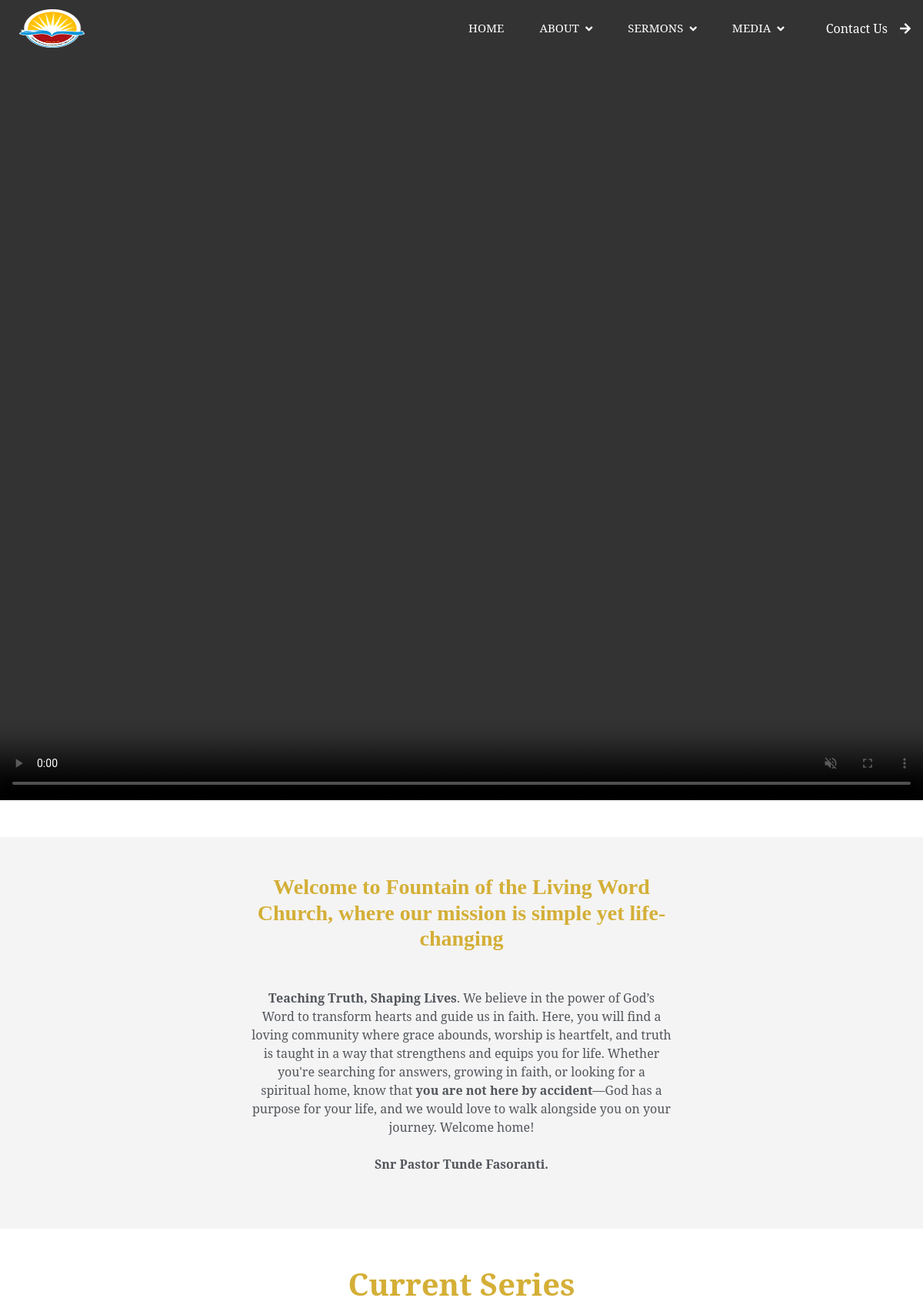
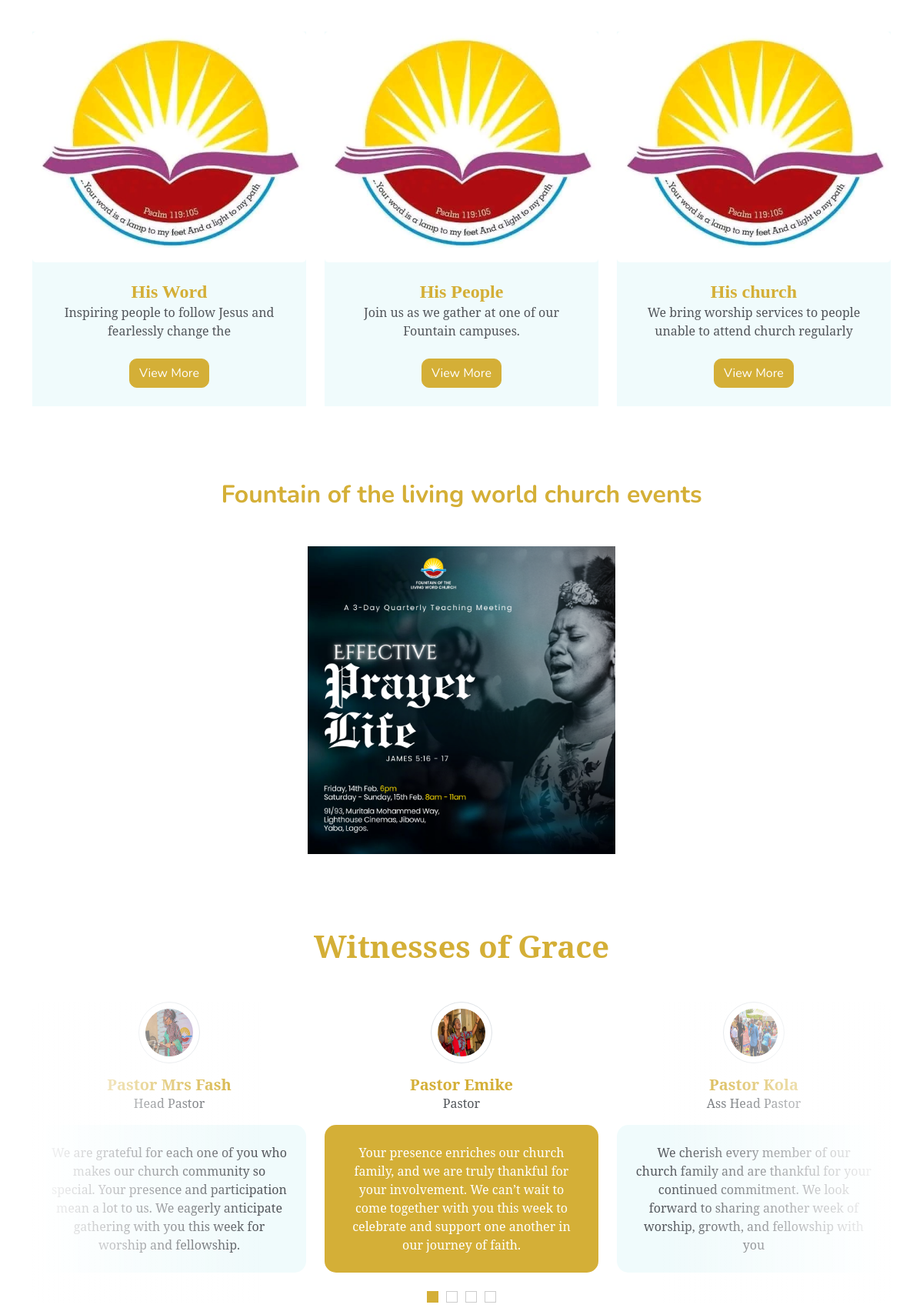
The page / (upper part) on the database its author committed (2 pictures, top to bottom).
### fountain/models.py (models this page shows, shortened)
class FountainChurchMainHeadImage(models.Model):
    fountain_church_img_title = models.CharField(max_length=255, blank=True, null=True)
    fountain_church_img_description = models.TextField()
    fountain_church_video = models.FileField(upload_to='head_videos/')
    fountain_church_img_author = models.ForeignKey(User, on_delete=models.CASCADE)
    fountain_church_img_date = models.DateTimeField (auto_now_add= True)
    class Meta:
        ordering =['-fountain_church_img_date']

class FountainChurchMainPost(models.Model):
    fountain_church_title = models.CharField(max_length=255, blank=True, null=True)
    fountain_church_description = models.TextField()
    fountain_church_slug = models.SlugField (max_length=255,blank=True, null=True)
    fountain_church_img = models.ImageField(upload_to='images/')
    fountain_church_date = models.DateTimeField (auto_now_add= True)
    fountain_church_author = models.ForeignKey(User, on_delete=models.CASCADE)
    class Meta:
        ordering =['-fountain_church_date']

class FountainChurchMinisterHome(models.Model):
    fountain_church_minister_home_title = models.CharField(max_length=255, blank=True, null=True)
    fountain_church_minister_home_position = models.CharField(max_length=255, blank=True, null=True)
    fountain_church_minister_home_description = models.TextField()
    fountain_church_minister_home_img = models.ImageField(upload_to='testy_img/')
    fountain_church_minister_home_author = models.ForeignKey(User, on_delete=models.CASCADE)
    fountain_church_minister_home_date = models.DateTimeField (auto_now_add= True)
    class Meta:
        ordering =['-fountain_church_minister_home_date']

### fountain/views.py (the view)
# urls.py: path('', HomeView.as_view(), name="home"),
class HomeView(ListView):
    model = FountainChurchMainPost
    template_name = 'fountainchurch/home.html'
    def get_context_data(self, **kwargs):
        context = super().get_context_data(**kwargs)
        context['first_images'] = FountainChurchMainHeadImage.objects.all()
        context['testimony_images'] = FountainChurchMinisterHome.objects.all()
        return context

### templates/fountainchurch/home.html (shortened to what this page needs)
{% extends "base.html" %}
{% load static %}
{% block content %}
    <div class="container-fluid p-0 mb-5">
        {% for first_image in first_images %}
        <div class="owl-carousel-item position-relative">
            <video autoplay muted playsinline loop style="object-fit: cover; width: 100%; height: 130vh;" controls>
                <source src="{{ first_image.fountain_church_video.url }}" type="video/mp4">
            </video>
        </div>
        {% endfor %}
    </div>
     <div class="container-xxl py-5" style="background-color: #f4f4f4;">
        <div class="container">
            <div class="row justify-content-center g-16">
                <div class="col-lg-6 wow fadeInUp" data-wow-delay="0.1s" style="min-height: 30px;">
                    <div class="wow fadeInUp" data-wow-delay="0.3s">
                        <h3 class="mb-4" style="color: #d4af37; text-align: center; font-family: 'Playfair Display';">
                            Welcome to <b>Fountain of the Living Word Church</b>, where our mission is simple yet life-changing
                        </h3><br>
                        <p class="mb-4" style="text-align: center; font-family: 'serif';">
                            <b>Teaching Truth, Shaping Lives</b>. We believe
                            in the power of God’s Word to transform hearts and guide us in faith.
                            Here, you will find a loving community where grace abounds, worship
                            is heartfelt, and truth is taught in a way that strengthens and
                            equips you for life. Whether you're searching for answers,
                            growing in faith, or looking for a spiritual home, know that <b>you are
                            not here by accident</b>—God has a purpose for your life, and we would
                            love to walk alongside you on your journey. Welcome home! <br><br><b>Snr Pastor Tunde Fasoranti.</b></br>
                        </p>
                    </div>
                </div>
            </div>
        </div>
    </div>
    <div class="container-xxl py-5">
        <div class="container">
            <div class="text-center wow fadeInUp" data-wow-delay="0.1s">
                <h1 class="mb-5" style="color: #d4af37;font-family: 'serif';">Current Series</h1>
            </div>
            <div class="row g-4 justify-content-center">
                {% for post in object_list %}
                <div class="col-lg-4 col-md-6 wow fadeInUp" data-wow-delay="0.1s">
                    <div class="course-item bg-light">
                        <a href="{% url 'detail' post.pk %}">
                            <div class="position-relative overflow-hidden">
                                <img class="img-fluid" src="{{ post.fountain_church_img.url }}" style="height: 300px; width: 100%; object-fit: cover; border-radius:5px;" alt="">
                            </div>
                        </a>
                        <div class="text-center p-4 pb-0">
                            <a href="{% url 'detail' post.pk %}">
                                <h4 class="mb-0" style="color: #d4af37;font-family: 'Playfair';">{{ post.fountain_church_title|truncatechars:20 }}</h4>
                            </a>
                            <p class="mb-4"style="font-family: 'serif';">{{ post.fountain_church_description|truncatechars:70 }}</p>
                        </div>
                        <center>
                            <div class="btn-wrapper">
                                <a href="{% url 'detail' post.pk %}" class="btn btn-primary" style="border-radius: 10px;">View More</a>
                            </div><br>
                        </center>
                    </div>
                </div>
                {% endfor %}
            </div>
        </div>
    </div>
    <div class="container-xxl py-5">
        <div class="container">
            <div class="col-lg-12 wow fadeInUp" data-wow-delay="0.1s">
                <a href="{% url 'events' %}">
                    <h1 class="mb-4" style="color: #d4af37; padding-left: 0; text-align: center; font-size: 2rem;"
                        class="text-lg-start text-center">
                        Fountain of the living world church events
                    </h1><br>
                </a>
            </div>
            <div class="row g-5">
                <center>
                    <div class="col-lg-5 col-md-6 wow fadeInUp" data-wow-delay="0.1s" style="min-height: 400px; width: 90%; padding-left: 15px; padding-right: 15px;">
                        <div id="carouselExampleSlidesOnly" class="carousel slide" data-bs-ride="carousel">
                            <div class="carousel-inner">
                                <div class="carousel-item active">
                                    <img src="{% static 'img/intro.jpg' %}" style="height: 400px; width: 100%; object-fit: contain; border-radius:5px;" class="d-block w-100" alt="...">
                                </div>
                            </div>
                        </div>
                    </div>
                </center>
            </div>
        </div>
    </div>
<div class="container-xxl py-5 wow fadeInUp" data-wow-delay="0.1s">
    <div class="container">
        <div class="text-center">
            <h1 class="mb-5" style="color: #d4af37; font-family: 'serif';">Witnesses of Grace</h1>
        </div>
        <div class="owl-carousel testimonial-carousel position-relative" style="border-radius: 15px; overflow: hidden;">
            {% for testimony_image in testimony_images %}
            <div class="testimonial-item text-center" style="border-radius: 5px; overflow: hidden;">
                <img class="border rounded-circle p-2 mx-auto mb-3" src="{{ testimony_image.fountain_church_minister_home_img.url }}" style="width: 80px; height: 80px; border-radius: 50%;" alt="">
                <h5 class="mb-0" style="color: #d4af37; font-family: 'serif';">{{ testimony_image.fountain_church_minister_home_title }}</h5>
                <p style="font-family: 'serif';">{{ testimony_image.fountain_church_minister_home_position }}</p>
                <div class="testimonial-text bg-light text-center p-4" style="border-radius: 15px;">
                    <p class="mb-0" style="font-family: 'serif';">{{ testimony_image.fountain_church_minister_home_description }}</p>
                </div>
            </div>
            {% endfor %}
        </div>
    </div>
</div>
{% endblock %}

### static/css/style.css (style rules this page uses)
.btn { font-family: 'Nunito', sans-serif; font-weight: 600; transition: .5s; }
h1, .h1, h2, .h2, h3, .h3, h4, .h4, h5, .h5, h6, .h6 { margin-top: 0; margin-bottom: .5rem; font-family: sans-serif; font-weight: 700; line-height: 1.2; color: #181d38; }
body { margin: 0; font-family: sans-serif; font-size: 1rem; font-weight: 400; line-height: 1.5; color: #52565b; background-color: #fff; -webkit-text-size-adjust: 100%; -webkit-tap-highlight-color: rgba(0, 0, 0, 0); }
h1, .h1, h2, .h2, h3, .h3, h4, .h4, h5, .h5, h6, .h6 { margin-top: 0; margin-bottom: .5rem; font-family: Georgia; font-weight: 700; line-height: 1.2; color: #181d38; }
.btn.btn-primary, .btn.btn-secondary { color: #FFFFFF; }
.category img, .course-item img { transition: .5s; }
.testimonial-carousel::before { position: absolute; content: ""; top: 0; left: 0; height: 100%; width: 0; background: linear-gradient(to right, rgba(255, 255, 255, 1) 0%, rgba(255, 255, 255, 0) 100%); z-index: 1; }
.testimonial-carousel::after { position: absolute; content: ""; top: 0; right: 0; height: 100%; width: 0; background: linear-gradient(to left, rgba(255, 255, 255, 1) 0%, rgba(255, 255, 255, 0) 100%); z-index: 1; }
@media (min-width: 768px) { .testimonial-carousel::before, .testimonial-carousel::after { width: 200px; } }
@media (min-width: 992px) { .testimonial-carousel::before, .testimonial-carousel::after { width: 300px; } }
.testimonial-carousel .owl-item .testimonial-text, .testimonial-carousel .owl-item.center .testimonial-text * { transition: .5s; }
.testimonial-carousel .owl-item.center .testimonial-text { background: var(--primary) !important; }
.testimonial-carousel .owl-item.center .testimonial-text * { color: #FFFFFF !important; }

### rows shown on the page
FountainChurchMainPost: fountain_church_img (picture), fountain_church_title "His Word", fountain_church_description "Inspiring people to follow Jesus and fearlessly change the"
FountainChurchMainPost: fountain_church_img (picture), fountain_church_title "His People", fountain_church_description "Join us as we gather at one of our Fountain campuses."
FountainChurchMainPost: fountain_church_img (picture), fountain_church_title "His church", fountain_church_description "We bring worship services to people unable to attend church regularly"
FountainChurchMinisterHome: fountain_church_minister_home_img (picture), fountain_church_minister_home_title "Pastor Emike", fountain_church_minister_home_position "Pastor", fountain_church_minister_home_description "Your presence enriches our church family, and we are truly thankful for your involvement. We can’t wait to come together with you this week to celebrate and support one another in our journey of faith."
FountainChurchMinisterHome: fountain_church_minister_home_img (picture), fountain_church_minister_home_title "Pastor Kola", fountain_church_minister_home_position "Ass Head Pastor", fountain_church_minister_home_description "We cherish every member of our church family and are thankful for your continued commitment. We look forward to sharing another week of worship, growth, and fellowship with you"
FountainChurchMinisterHome: fountain_church_minister_home_img (picture), fountain_church_minister_home_title "Pastor Mrs Fash", fountain_church_minister_home_position "Head Pastor", fountain_church_minister_home_description "We are grateful for each one of you who makes our church community so special. Your presence and participation mean a lot to us. We eagerly anticipate gathering with you this week for worship and fellowship."
